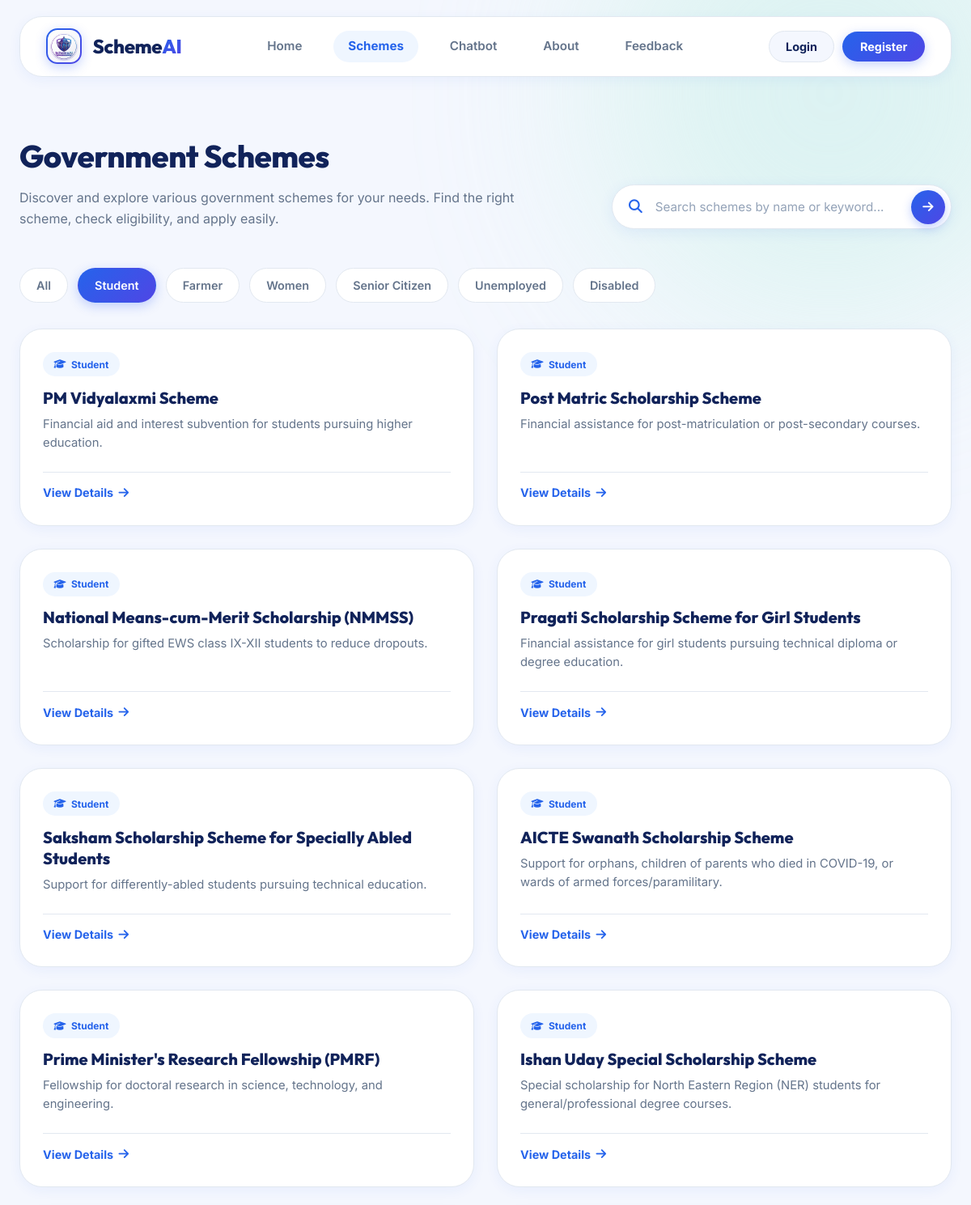
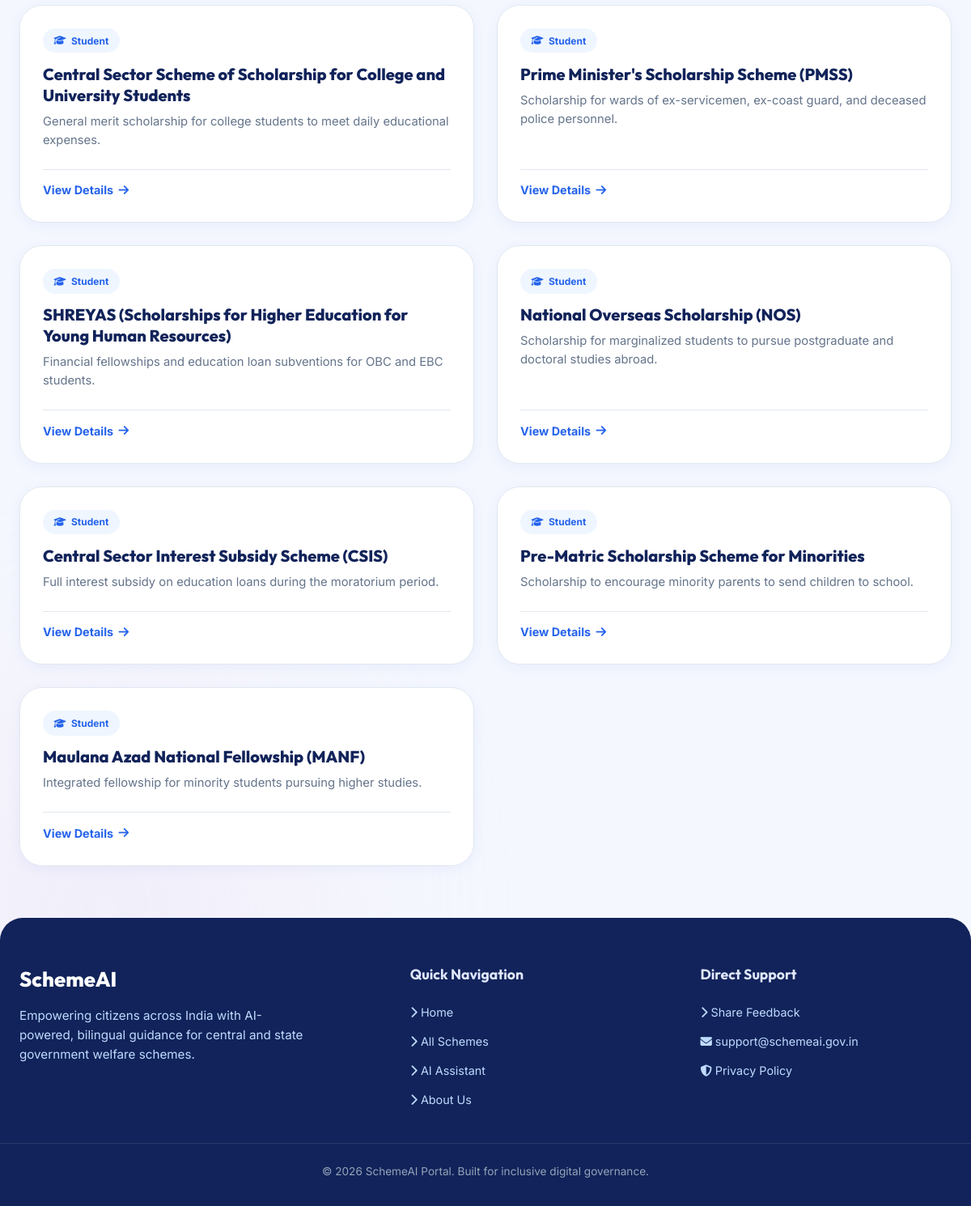
The page /schemes?category=student on the database its author committed (2 pictures, top to bottom).
### tables this page shows
CREATE TABLE schemes (
            id INTEGER PRIMARY KEY AUTOINCREMENT,
            name TEXT UNIQUE NOT NULL,
            category TEXT NOT NULL, -- 'student', 'farmer', 'women', 'senior_citizen', 'unemployed', 'differently_abled'
            description TEXT NOT NULL,
            eligibility TEXT NOT NULL,
            benefits TEXT NOT NULL,
            required_documents TEXT NOT NULL,
            portal_link TEXT NOT NULL
        , state TEXT, sector TEXT);

### app.py (the view)
@app.route('/schemes')
def schemes_catalog():
    logged_in = 'user_id' in session
    username = session.get('username')
    category_filter = request.args.get('category', '').strip().lower()
    search_q = request.args.get('q', '').strip().lower()
    all_schemes = get_all_schemes()
    filtered_schemes = []
    for s in all_schemes:
        cat = str(s.get('category', '')).lower()
        name = str(s.get('name', '')).lower()
        desc = str(s.get('description', '')).lower()
        cat_match = True
        if category_filter and category_filter != 'all':
            if category_filter in ['student', 'students']:
                cat_match = 'student' in cat
            elif category_filter in ['farmer', 'farmers']:
                cat_match = 'farmer' in cat or 'agri' in cat
            elif category_filter in ['women', 'woman']:
                cat_match = 'women' in cat or 'female' in cat
            elif category_filter in ['senior', 'senior_citizen', 'seniors']:
                cat_match = 'senior' in cat or 'pension' in cat
            elif category_filter in ['unemployed', 'youth']:
                cat_match = 'unemployed' in cat or 'skill' in cat or 'youth' in cat
            elif category_filter in ['disabled', 'disabled_citizens']:
                cat_match = 'disabled' in cat or 'handicap' in cat
            else:
                cat_match = category_filter in cat
        search_match = True
        if search_q:
            search_match = (search_q in name or search_q in desc or search_q in cat)
        if cat_match and search_match:
            filtered_schemes.append(s)
    return render_template(
        'schemes.html',
        schemes=filtered_schemes,
        logged_in=logged_in,
        username=username,
        active_category=category_filter or 'all',
        search_query=search_q,
        total_count=len(all_schemes)
    )

### utils/db.py (called while the page is built)
def get_db_connection():
    conn = sqlite3.connect(DATABASE_PATH)
    conn.row_factory = sqlite3.Row  # Returns rows as dictionary-like objects
    return conn

def get_all_schemes():
    conn = get_db_connection()
    cursor = conn.cursor()
    cursor.execute("SELECT * FROM schemes")
    results = cursor.fetchall()
    conn.close()
    return [dict(row) for row in results]

### templates/schemes.html (shortened to what this page needs)
<!DOCTYPE html>
<html lang="en">
<head>
    <link rel="stylesheet" href="https://cdnjs.cloudflare.com/ajax/libs/font-awesome/6.4.0/css/all.min.css">
    <link rel="stylesheet" href="{{ url_for('static', filename='css/style.css') }}?v=16">
</head>
<body class="public-page">
    <div class="bg-glow bg-glow-1"></div>
    <div class="bg-glow bg-glow-2"></div>
    <div class="page-container" style="max-width: 1320px;">
        <header class="navbar" style="margin-top: 1.25rem;">
            <a href="/" class="brand">
                <div class="brand-logo">
                    <img src="{{ url_for('static', filename='images/logo.jpg') }}" alt="SchemeAI Logo" class="brand-logo-img">
                </div>
                <span class="brand-name">Scheme<span>AI</span></span>
            </a>
            <nav class="nav-links">
                <a href="/" class="nav-item">Home</a>
                <a href="{{ url_for('schemes_catalog') }}" class="nav-item active">Schemes</a>
                <a href="{{ url_for('chat_workspace') }}" class="nav-item">Chatbot</a>
                <a href="/about" class="nav-item">About</a>
                <a href="/feedback" class="nav-item">Feedback</a>
            </nav>
            <div class="nav-actions">
                {% if logged_in %}
                    <a href="{{ url_for('user_profile') }}" class="user-pill-btn">
                        <i class="fa-solid fa-circle-user"></i>
                        <span>{{ username }}</span>
                    </a>
                    <a href="{{ url_for('logout') }}" class="btn-nav-logout" title="Logout">
                        <i class="fa-solid fa-arrow-right-from-bracket"></i>
                    </a>
                {% else %}
                    <a href="{{ url_for('login') }}" class="btn-nav-login-light">Login</a>
                    <a href="{{ url_for('register') }}" class="btn-nav-register-light">Register</a>
                {% endif %}
            </div>
        </header>
        <div class="schemes-header-row">
            <div class="schemes-header-text">
                <h1 class="schemes-title">
                    Government Schemes
                </h1>
                <p class="schemes-subtitle">
                    Discover and explore various government schemes for your needs. Find the right scheme, check eligibility, and apply easily.
                </p>
            </div>
            <form action="{{ url_for('schemes_catalog') }}" method="GET" class="schemes-search-pill">
                <i class="fa-solid fa-magnifying-glass schemes-search-icon"></i>
                <input type="text" name="q" value="{{ search_query }}" placeholder="Search schemes by name or keyword..." autocomplete="off">
                <button type="submit" class="schemes-search-btn" title="Search Schemes">
                    <i class="fa-solid fa-arrow-right"></i>
                </button>
            </form>
        </div>
        <div class="category-filters-bar" style="justify-content: flex-start; margin: 1.5rem 0 2rem 0;">
            <a href="{{ url_for('schemes_catalog', q=search_query) }}" class="filter-pill {% if active_category == 'all' %}active{% endif %}">
                All
            </a>
            <a href="{{ url_for('schemes_catalog', category='student', q=search_query) }}" class="filter-pill {% if active_category in ['student', 'students'] %}active{% endif %}">
                Student
            </a>
            <a href="{{ url_for('schemes_catalog', category='farmer', q=search_query) }}" class="filter-pill {% if active_category in ['farmer', 'farmers'] %}active{% endif %}">
                Farmer
            </a>
            <a href="{{ url_for('schemes_catalog', category='women', q=search_query) }}" class="filter-pill {% if active_category in ['women', 'woman'] %}active{% endif %}">
                Women
            </a>
            <a href="{{ url_for('schemes_catalog', category='senior', q=search_query) }}" class="filter-pill {% if active_category in ['senior', 'senior_citizen', 'seniors'] %}active{% endif %}">
                Senior Citizen
            </a>
            <a href="{{ url_for('schemes_catalog', category='unemployed', q=search_query) }}" class="filter-pill {% if active_category in ['unemployed', 'youth'] %}active{% endif %}">
                Unemployed
            </a>
            <a href="{{ url_for('schemes_catalog', category='disabled', q=search_query) }}" class="filter-pill {% if active_category in ['disabled', 'disabled_citizens'] %}active{% endif %}">
                Disabled
            </a>
        </div>
        {% if schemes and schemes|length > 0 %}
        <div class="schemes-catalog-grid">
            {% for scheme in schemes %}
            <div class="scheme-card" style="border-radius: var(--radius-xl); padding: 1.75rem;">
                <div style="display: flex; align-items: center; gap: 0.75rem; margin-bottom: 0.85rem;">
                    {% if 'farmer' in scheme.category|lower or 'agri' in scheme.category|lower %}
                        <span style="background: #D4F7E7; color: #059669; font-weight: 700; font-size: 0.75rem; padding: 0.35rem 0.85rem; border-radius: var(--radius-pill); display: inline-flex; align-items: center; gap: 0.4rem;">
                            <i class="fa-solid fa-seedling"></i> Farmer
                        </span>
                    {% elif 'student' in scheme.category|lower %}
                        <span style="background: #EFF6FF; color: #2563EB; font-weight: 700; font-size: 0.75rem; padding: 0.35rem 0.85rem; border-radius: var(--radius-pill); display: inline-flex; align-items: center; gap: 0.4rem;">
                            <i class="fa-solid fa-graduation-cap"></i> Student
                        </span>
                    {% elif 'women' in scheme.category|lower or 'female' in scheme.category|lower %}
                        <span style="background: #FFE5F0; color: #DB2777; font-weight: 700; font-size: 0.75rem; padding: 0.35rem 0.85rem; border-radius: var(--radius-pill); display: inline-flex; align-items: center; gap: 0.4rem;">
                            <i class="fa-solid fa-person-dress"></i> Women
                        </span>
                    {% elif 'senior' in scheme.category|lower or 'pension' in scheme.category|lower %}
                        <span style="background: #E0F2FE; color: #0284C7; font-weight: 700; font-size: 0.75rem; padding: 0.35rem 0.85rem; border-radius: var(--radius-pill); display: inline-flex; align-items: center; gap: 0.4rem;">
                            <i class="fa-solid fa-person-cane"></i> Senior Citizen
                        </span>
                    {% elif 'unemployed' in scheme.category|lower or 'skill' in scheme.category|lower or 'youth' in scheme.category|lower %}
                        <span style="background: #FFF0E5; color: #EA580C; font-weight: 700; font-size: 0.75rem; padding: 0.35rem 0.85rem; border-radius: var(--radius-pill); display: inline-flex; align-items: center; gap: 0.4rem;">
                            <i class="fa-solid fa-briefcase"></i> Unemployed
                        </span>
                    {% elif 'disabled' in scheme.category|lower %}
                        <span style="background: #F1EAFF; color: #7C3AED; font-weight: 700; font-size: 0.75rem; padding: 0.35rem 0.85rem; border-radius: var(--radius-pill); display: inline-flex; align-items: center; gap: 0.4rem;">
                            <i class="fa-solid fa-wheelchair"></i> Disabled
                        </span>
                    {% else %}
                        <span style="background: #EFF6FF; color: #2563EB; font-weight: 700; font-size: 0.75rem; padding: 0.35rem 0.85rem; border-radius: var(--radius-pill);">
                            {{ scheme.category|title }}
                        </span>
                    {% endif %}
                </div>
                <h3 style="font-size: 1.25rem; font-weight: 800; color: var(--deep-purple); margin-bottom: 0.5rem;">
                    {{ scheme.name }}
                </h3>
                <p style="color: var(--text-secondary); font-size: 0.925rem; line-height: 1.55; margin-bottom: 1.5rem; flex-grow: 1;">
                    {{ scheme.description }}
                </p>
                <div class="scheme-card-footer" style="padding-top: 0.85rem;">
                    <a href="{{ url_for('scheme_details', scheme_id=scheme.id) }}" class="scheme-link" style="color: var(--primary-purple); font-weight: 700;">
                        View Details <i class="fa-solid fa-arrow-right"></i>
                    </a>
                </div>
            </div>
            {% endfor %}
        </div>
        {% endif %}
    </div>
    <footer class="site-footer" style="margin-top: 4rem;">
        <div class="footer-container">
            <div class="footer-brand">
                <h3>Scheme<span>AI</span></h3>
                <p>Empowering citizens across India with AI-powered, bilingual guidance for central and state government welfare schemes.</p>
            </div>
            <div class="footer-links">
                <h4>Quick Navigation</h4>
                <ul>
                    <li><a href="/"><i class="fa-solid fa-chevron-right"></i> Home</a></li>
                    <li><a href="/schemes"><i class="fa-solid fa-chevron-right"></i> All Schemes</a></li>
                    <li><a href="/chat"><i class="fa-solid fa-chevron-right"></i> AI Assistant</a></li>
                    <li><a href="/about"><i class="fa-solid fa-chevron-right"></i> About Us</a></li>
                </ul>
            </div>
            <div class="footer-links">
                <h4>Direct Support</h4>
                <ul>
                    <li><a href="/feedback"><i class="fa-solid fa-chevron-right"></i> Share Feedback</a></li>
                    <li><a href="mailto:support@schemeai.gov.in"><i class="fa-solid fa-envelope"></i> support@schemeai.gov.in</a></li>
                    <li><a href="/"><i class="fa-solid fa-shield-halved"></i> Privacy Policy</a></li>
                </ul>
            </div>
        </div>
        <div class="footer-bottom">
            <p>&copy; 2026 SchemeAI Portal. Built for inclusive digital governance.</p>
        </div>
    </footer>
</body>
</html>

### rows shown on the page
schemes: category "student" (drawn), name "PM Vidyalaxmi Scheme", description "Financial aid and interest subvention for students pursuing higher education."
schemes: category "student" (drawn), name "Post Matric Scholarship Scheme", description "Financial assistance for post-matriculation or post-secondary courses."
schemes: category "student" (drawn), name "National Means-cum-Merit Scholarship (NMMSS)", description "Scholarship for gifted EWS class IX-XII students to reduce dropouts."
schemes: category "student" (drawn), name "Pragati Scholarship Scheme for Girl Students", description "Financial assistance for girl students pursuing technical diploma or degree education."
schemes: category "student" (drawn), name "Saksham Scholarship Scheme for Specially Abled Students", description "Support for differently-abled students pursuing technical education."
schemes: category "student" (drawn), name "AICTE Swanath Scholarship Scheme", description "Support for orphans, children of parents who died in COVID-19, or wards of armed forces/paramilitary."
schemes: category "student" (drawn), name "Prime Minister's Research Fellowship (PMRF)", description "Fellowship for doctoral research in science, technology, and engineering."
schemes: category "student" (drawn), name "Ishan Uday Special Scholarship Scheme", description "Special scholarship for North Eastern Region (NER) students for general/professional degree courses."
schemes: category "student" (drawn), name "Central Sector Scheme of Scholarship for College and University Students", description "General merit scholarship for college students to meet daily educational expenses."
schemes: category "student" (drawn), name "Prime Minister's Scholarship Scheme (PMSS)", description "Scholarship for wards of ex-servicemen, ex-coast guard, and deceased police personnel."
schemes: category "student" (drawn), name "SHREYAS (Scholarships for Higher Education for Young Human Resources)", description "Financial fellowships and education loan subventions for OBC and EBC students."
schemes: category "student" (drawn), name "National Overseas Scholarship (NOS)", description "Scholarship for marginalized students to pursue postgraduate and doctoral studies abroad."
schemes: category "student" (drawn), name "Central Sector Interest Subsidy Scheme (CSIS)", description "Full interest subsidy on education loans during the moratorium period."
schemes: category "student" (drawn), name "Pre-Matric Scholarship Scheme for Minorities", description "Scholarship to encourage minority parents to send children to school."
schemes: category "student" (drawn), name "Maulana Azad National Fellowship (MANF)", description "Integrated fellowship for minority students pursuing higher studies."
